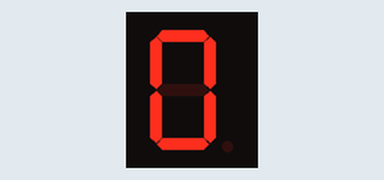
Bench run of a sketch on a simulated Arduino Uno, built with avr-gcc and run on an emulated ATmega328P. On the bench: 1-digit seven-segment display. Wiring (inferred from the names in the program): 1-digit 7-segment display, segments lit when HIGH: segments pin 2, pin 3, pin 4, pin 5, pin 6, pin 7, pin 8, pin 9. The segment pins are drawn as the display they are named for.

Above: at 0.1 s.
At 1.1 s:
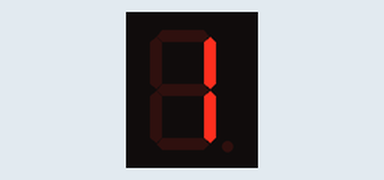
At 2.6 s:
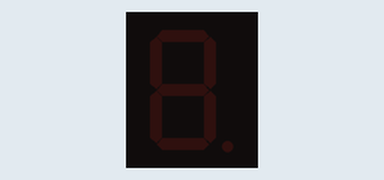
At 5.1 s:
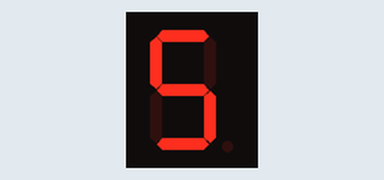
At 7.1 s:
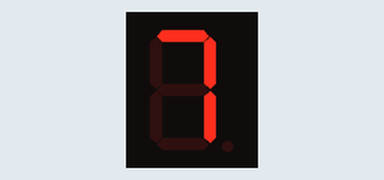
At 10.1 s:
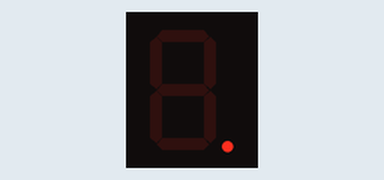

The sketch:

7_SEGMENT_DISPLAY_CODE.ino
```cpp
int a=2;
int b=3;
int c=4;
int d=5;
int e=6;
int f=7;
int g=8;
int dp=9;
void setup()
{
  pinMode(a, OUTPUT);
  pinMode(b, OUTPUT);
  pinMode(c, OUTPUT);
  pinMode(d, OUTPUT);
  pinMode(e, OUTPUT);
  pinMode(f, OUTPUT);
  pinMode(g, OUTPUT);
  pinMode(dp, OUTPUT);
}

void loop()
{
    digitalWrite(b,HIGH);
  digitalWrite(c, HIGH);
  digitalWrite(a, HIGH);
  digitalWrite(d, HIGH);
  digitalWrite(e, HIGH);
  digitalWrite(f, HIGH);
  digitalWrite(g, LOW);
   delay(500); // Wait for 500 millisecond(s)
     digitalWrite(b,LOW);
  digitalWrite(c, LOW);
  digitalWrite(a, LOW);
  digitalWrite(d, LOW);
  digitalWrite(e, LOW);
  digitalWrite(f, LOW);
   delay(500); // Wait for 500 millisecond(s)
  digitalWrite(b, HIGH);
  digitalWrite(c, HIGH);
  digitalWrite(a, LOW);
  digitalWrite(d, LOW);
  digitalWrite(e, LOW);
  digitalWrite(f, LOW);
  digitalWrite(g, LOW);
  digitalWrite(dp, LOW);
  delay(500); // Wait for 500 millisecond(s)
  digitalWrite(b, LOW);
  digitalWrite(c, LOW);
   delay(500); // Wait for 500 millisecond(s)
   digitalWrite(b,HIGH);
  digitalWrite(c, LOW);
  digitalWrite(a, HIGH);
  digitalWrite(d, HIGH);
  digitalWrite(e, HIGH);
  digitalWrite(f, LOW);
  digitalWrite(g, HIGH);
  digitalWrite(dp,LOW);
   delay(500); // Wait for 500 millisecond(s)
   digitalWrite(b,LOW);
  digitalWrite(a, LOW);
  digitalWrite(d, LOW);
  digitalWrite(e, LOW);
  digitalWrite(g, LOW);
  delay(500); // Wait for 500 millisecond(s)
  digitalWrite(b,HIGH);
  digitalWrite(c, HIGH);
  digitalWrite(a, HIGH);
  digitalWrite(d, HIGH);
  digitalWrite(e, LOW);
  digitalWrite(f, LOW);
  digitalWrite(g, HIGH);
  digitalWrite(dp,LOW);
   delay(500); // Wait for 500 millisecond(s)
  digitalWrite(b,LOW);
  digitalWrite(c, LOW);
  digitalWrite(a, LOW);
  digitalWrite(d, LOW);
  digitalWrite(g, LOW);
   delay(500); // Wait for 500 millisecond(s)
  digitalWrite(b,HIGH);
  digitalWrite(c, HIGH);
  digitalWrite(a, LOW);
  digitalWrite(d, LOW);
  digitalWrite(e, LOW);
  digitalWrite(f, HIGH);
  digitalWrite(g, HIGH);
   delay(500); // Wait for 500 millisecond(s)
    digitalWrite(b,LOW);
  digitalWrite(c, LOW);
  digitalWrite(f, LOW);
  digitalWrite(g, LOW);
   delay(500); // Wait for 500 millisecond(s)
     digitalWrite(b,LOW);
  digitalWrite(c, HIGH);
  digitalWrite(a, HIGH);
  digitalWrite(d, HIGH);
  digitalWrite(e, LOW);
  digitalWrite(f, HIGH);
  digitalWrite(g, HIGH);
   delay(500); // Wait for 500 millisecond(s)
  digitalWrite(c, LOW);
  digitalWrite(a, LOW);
  digitalWrite(d, LOW);
  digitalWrite(f, LOW);
  digitalWrite(g, LOW);
   delay(500); // Wait for 500 millisecond(s)
     digitalWrite(b,LOW);
  digitalWrite(c, HIGH);
  digitalWrite(a, HIGH);
  digitalWrite(d, HIGH);
  digitalWrite(e, HIGH);
  digitalWrite(f, HIGH);
  digitalWrite(g, HIGH);
   delay(500); // Wait for 500 millisecond(s)
  digitalWrite(c, LOW);
  digitalWrite(a, LOW);
  digitalWrite(d, LOW);
  digitalWrite(e, LOW);
  digitalWrite(f, LOW);
  digitalWrite(g, LOW);
   delay(500); // Wait for 500 millisecond(s)
     digitalWrite(b,HIGH);
  digitalWrite(c, HIGH);
  digitalWrite(a, HIGH);
  digitalWrite(d, LOW);
  digitalWrite(e, LOW);
  digitalWrite(f, LOW);
  digitalWrite(g, LOW);
   delay(500); // Wait for 500 millisecond(s)
     digitalWrite(b,LOW);
  digitalWrite(c, LOW);
  digitalWrite(a, LOW);
   delay(500); // Wait for 500 millisecond(s)
     digitalWrite(b,HIGH);
  digitalWrite(c, HIGH);
  digitalWrite(a, HIGH);
  digitalWrite(d, HIGH);
  digitalWrite(e, HIGH);
  digitalWrite(f, HIGH);
  digitalWrite(g, HIGH);
   delay(500); // Wait for 500 millisecond(s)
     digitalWrite(b,LOW);
  digitalWrite(c, LOW);
  digitalWrite(a, LOW);
  digitalWrite(d, LOW);
  digitalWrite(e, LOW);
  digitalWrite(f, LOW);
  digitalWrite(g, LOW);
   delay(500); // Wait for 500 millisecond(s)
     digitalWrite(b,HIGH);
  digitalWrite(c, HIGH);
  digitalWrite(a, HIGH);
  digitalWrite(d, HIGH);
  digitalWrite(e, LOW);
  digitalWrite(f, HIGH);
  digitalWrite(g, HIGH);
   delay(500); // Wait for 500 millisecond(s)
     digitalWrite(b,LOW);
  digitalWrite(c, LOW);
  digitalWrite(a, LOW);
  digitalWrite(d, LOW);
  digitalWrite(f, LOW);
  digitalWrite(g, LOW);
   delay(500); // Wait for 500 millisecond(s)
    digitalWrite(b, LOW);
  digitalWrite(c, LOW);
  digitalWrite(a, LOW);
  digitalWrite(d, LOW);
  digitalWrite(e, LOW);
  digitalWrite(f, LOW);
  digitalWrite(g, LOW);
  digitalWrite(dp, HIGH);
delay(500); // Wait for 500 millisecond(s)
  digitalWrite(dp, LOW);
  }
```

Measured:
- by itself, everything shown: repeats every 10.5 s, in 22 steps
- what the display in image 1 shows lasts 0.5 s, from 1.0 s to 1.5 s
